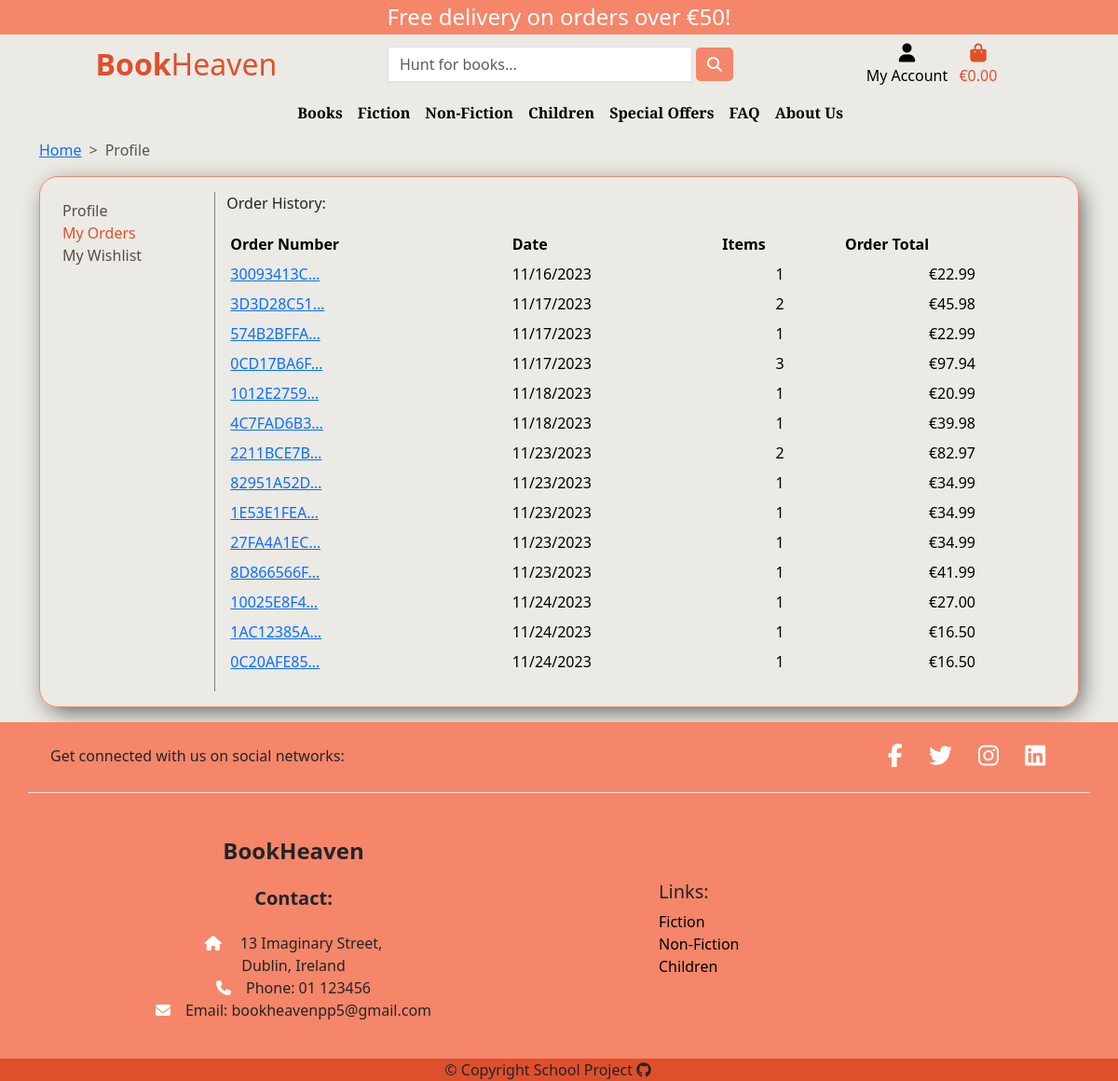
/profiles/profile/bae50a5cec5548c7a8229ebbbe4f918a/orders/ (signed in), run on an earlier commit of the app's database.
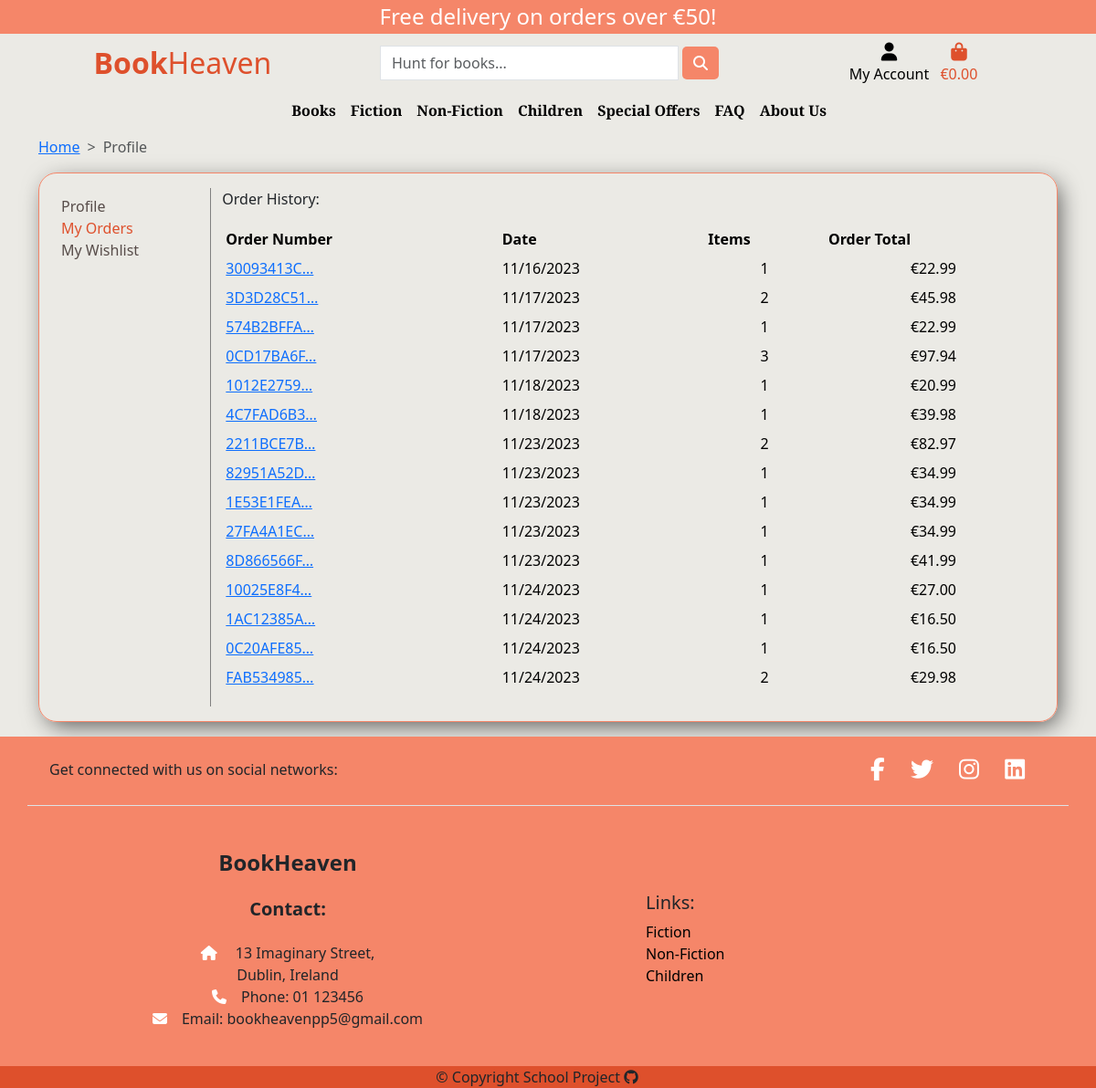
And on a later commit of the database.
### checkout/models.py (models this page shows, shortened)
class Order(models.Model):
    order_number = models.CharField(max_length=32, null=False, editable=False)
    user_profile = models.ForeignKey(
        UserProfile, on_delete=models.SET_NULL, null=True, blank=True, related_name='orders')
    full_name = models.CharField(max_length=50, null=False, blank=False)
    email = models.EmailField(max_length=254, null=False, blank=False)
    phone_number = models.CharField(max_length=20, null=False, blank=False)
    country = CountryField(max_length=40, null=False, blank=False)
    postcode = models.CharField(max_length=20, null=True, blank=True)
    town_or_city = models.CharField(max_length=40, null=False, blank=False)
    street_address1 = models.CharField(max_length=80, null=False, blank=False)
    street_address2 = models.CharField(max_length=80, null=True, blank=True)
    county = models.CharField(max_length=80, null=True, blank=True)
    date = models.DateTimeField(auto_now_add=True)
    delivery_cost = models.DecimalField(
        max_digits=6, decimal_places=2, null=False, default=0)
    discount = models.DecimalField(
        blank=True, null=True, max_digits=6, decimal_places=2)
    order_total = models.DecimalField(
        max_digits=10, decimal_places=2, null=False, default=0)
    grand_total = models.DecimalField(
        max_digits=10, decimal_places=2, null=False, default=0)
    original_cart = models.TextField(null=False, blank=False, default='')
    stripe_pid = models.CharField(
        max_length=254, null=False, blank=False, default='')

### profiles/views.py (the view)
# urls.py: path('profile/<str:pk>/orders/', views.my_orders, name='my-orders'),
@login_required
def my_orders(request, pk):
    profile = get_object_or_404(UserProfile, id=pk)
    orders = profile.orders.all()
    context = {
        'orders': orders,
    }
    return render(request, 'profiles/my_orders.html', context)

### profiles/templates/profiles/my_orders.html (shortened to what this page needs)
{% extends 'base.html' %}
{% load widget_tweaks %}
{% block content %}
<section class="profile mb-3">
    <div class="container">
        <nav style="--bs-breadcrumb-divider: '>';" aria-label="breadcrumb">
            <ol class="breadcrumb">
                <li class="breadcrumb-item"><a href="{% url 'home' %}">Home</a></li>
                <li class="breadcrumb-item active" aria-current="page">Profile</li>
            </ol>
        </nav>
    </div>
    <div class="container">
        <div class="row">
            <div class="col-12">
                <div class="custom-border p-3">
                    <div class="row">
                        {% include 'profiles/partials/sidebar.html' %}
                        <div class="col-12 col-lg-10 mt-4 mt-lg-0 d-flex flex-column justify-content-center">
                            <p>Order History:</p>
                            {% if orders %}
                            <div class="order-history table-responsive">
                                <table class="table table-sm table-borderless">
                                    <thead>
                                        <tr>
                                            <th>Order Number</th>
                                            <th>Date</th>
                                            <th>Items</th>
                                            <th>Order Total</th>
                                        </tr>
                                    </thead>
                                    <tbody>
                                        {% for order in orders %}
                                        <tr>
                                            <td>
                                                <a href="{% url 'order-history' order.id %}" title="{{ order.order_number }}">
                                                    {{ order.order_number|truncatechars:10 }}
                                                </a>
                                            </td>
                                            <td>{{ order.date|date:"SHORT_DATE_FORMAT" }}</td>
                                            <td class="text-center">
                                                {{ order.lineitems.count }}
                                            </td>
                                            <td class="text-center">€{{ order.grand_total }}</td>
                                        </tr>
                                        {% endfor %}
                                    </tbody>
                                </table>
                            </div>
                            {% else %}
                            <div class="d-grid gap-2">
                                <p class="text-center">You have no new orders</p>
                                <a href="{% url 'all-products' %}" class="btn btn-orange d-block mx-auto">Browse Books</a>
                            </div>
                            {% endif %}
                        </div>
                    </div>
                </div>
            </div>
        </div>
    </div>
</section>
{% endblock content %}

### templates/base.html (shortened to what this page needs)
<!DOCTYPE html>
{% load static %}
<html lang="en">
<head>
    <link href="https://cdn.jsdelivr.net/npm/bootstrap@5.3.2/dist/css/bootstrap.min.css" rel="stylesheet"
>
    <link rel="stylesheet" href="{% static 'css/style.css' %}">
</head>
<body>
    {% include 'partials/nav.html' %}
    {% block content %}
    {% endblock %}
    <footer class="text-center text-lg-start" id="footer">
        <div class="container d-flex justify-content-center justify-content-lg-between p-4 border-bottom">
            <div class="me-5 d-none d-lg-block">
                <span>Get connected with us on social networks:</span>
            </div>
            <div id="social-links">
                <a href="https://www.facebook.com/" target="_blank" class="me-4 text-reset text-white" aria-label="Link to Facebook">
                    <i class="fab fa-facebook-f"></i>
                </a>
                <a href="https://twitter.com/" target="_blank" class="me-4 text-reset" aria-label="Link to Twitter">
                    <i class="fab fa-twitter"></i>
                </a>
                <a href="https://www.instagram.com/" target="_blank" class="me-4 text-reset" aria-label="Link to Instagram">
                    <i class="fab fa-instagram"></i>
                </a>
                <a href="https://www.linkedin.com/" target="_blank" class="me-4 text-reset" aria-label="Link to LinkedIn">
                    <i class="fab fa-linkedin"></i>
                </a>
            </div>
        </div>
        <div class="container  mt-5">
            <div class="row mt-3 d-flex align-items-center">
                <div class="col-md-3 col-lg-4 mx-auto mb-4 text-sm-center ">
                    <h4 class="fw-bold mb-4">BookHeaven</h4>
                    <h5 class="fw-bold mb-4">Contact:</h5>
                    <p class="mb-0"><i class="fas fa-home me-3 text-white"></i>
                        13 Imaginary Street,
                        <br>
                        Dublin, Ireland
                    </p>
                    <p class="mb-0"><i class="fas fa-phone me-3 text-white"></i>Phone: 01 123456</p>
                    <p><i class="fas fa-envelope me-3 text-white"></i>Email: bookheavenpp5@gmail.com</p>
                </div>
                <div class="col-md-3 col-lg-4 mx-auto mb-4 text-sm-center text-md-start ">
                    <h5>Links:</h5>
                    <ul class="list-unstyled">
                        <li><a class="text-decoration-none text-black" href="#">Fiction</a></li>
                        <li><a class="text-decoration-none text-black" href="#">Non-Fiction</a></li>
                        <li><a class="text-decoration-none text-black" href="#">Children</a></li>
                    </ul>
                </div>
            </div>
        </div>
        <div class="text-center copyright">
            <p class="mb-0">&copy; Copyright School Project <a href="" target="_blank" class="me-4 text-reset" aria-label="Link to GitHub">
                    <i class="fab fa-github"></i>
                </a></p>
        </div>
    </footer>
</body>
</html>

### templates/partials/nav.html (shortened to what this page needs)
<header class="container-fluid">
    <div id="delivery-banner" class="row text-center">
        <div class="col bg-orange text-white">
            <h4 class="logo-font my-1">Free delivery on orders over €{{ free_delivery_threshold }}!</h4>
        </div>
    </div>
    <div id="topnav" class="row pt-lg-2 d-none d-lg-flex">
        <div class="col-12 col-lg-4 my-auto py-1 py-lg-0 text-center text-lg-left">
            <a href="{% url 'home' %}" class="nav-link">
                <h2 class="logo-font text-orange my-0"><strong>Book</strong>Heaven</h2>
            </a>
        </div>
        <div class="col-12 col-lg-4 my-auto py-1 py-lg-0">
            <form method="GET" action="{% url 'all-products' %}">
                <div class="input-group w-100">
                    <input class="form-control border mx-1 rounded-0" type="text" name="q" placeholder="Hunt for books...">
                    <div class="input-group-append">
                        <button class="form-control btn btn-orange" type="submit">
                            <span class="search-icon text-white">
                                <i class="fas fa-search" aria-hidden="true"></i>
                            </span>
                        </button>
                    </div>
                </div>
            </form>
        </div>
        <div class="col-12 col-lg-4 my-auto py-1 py-lg-0">
            <ul class="list-inline list-unstyled text-center text-lg-right my-0">
                <li class="list-inline-item dropdown">
                    <a class="text-black nav-link" href="#" id="account-options" aria-haspopup="true" aria-expanded="false"
                        data-bs-toggle="dropdown">
                        <div class="text-center">
                            <div><i class="fas fa-user fa-lg" aria-hidden="true"></i></div>
                            <p class="my-0">My Account</p>
                        </div>
                    </a>
                </li>
                <li class="list-inline-item">
                    <a class="text-orange font-weight-bold nav-link" href="{% url 'view-cart' %}">
                        <div class="text-center">
                            <div><i class="fas fa-shopping-bag fa-lg" aria-hidden="true"></i></div>
                            <p class="my-0">
                                {% if grand_total %}
                                €{{ grand_total|floatformat:2 }}
                                {% else %}
                                €0.00
                                {% endif %}
                            </p>
                        </div>
                    </a>
                </li>
            </ul>
        </div>
    </div>
    <div class="row">
        <nav class="navbar navbar-expand-lg navbar-light w-100">
            <ul class="list-inline list-unstyled text-center text-lg-right my-0">
            </ul>
            <div class="navbar-collapse collapse" id="main-nav">
                <ul class="navbar-nav w-auto mx-auto">
                    <li class="nav-item dropdown">
                        <a class="logo-font font-weight-bold nav-link text-black mr-5" href="#" id="all-products-link" aria-haspopup="true"
                            aria-expanded="false" data-bs-toggle="dropdown">Books</a>
                    </li>
                    <li class="nav-item dropdown">
                        <a class="logo-font font-weight-bold nav-link text-black mr-5" href="#" id="fiction-link" aria-haspopup="true"
                            aria-expanded="false" data-bs-toggle="dropdown">Fiction</a>
                    </li>
                    <li class="nav-item dropdown">
                        <a class="logo-font font-weight-bold nav-link text-black mr-5" href="#" id="non-fiction-link" aria-haspopup="true"
                            aria-expanded="false" data-bs-toggle="dropdown">Non-Fiction</a>
                    </li>
                    <li class="nav-item dropdown">
                        <a class="logo-font font-weight-bold nav-link text-black mr-5" href="#" id="children-link" aria-haspopup="true"
                            aria-expanded="false" data-bs-toggle="dropdown">Children</a>
                    </li>
                    <li class="nav-item dropdown">
                        <a class="logo-font font-weight-bold nav-link text-black" href="#" id="specials-link" aria-haspopup="true"
                            aria-expanded="false" data-bs-toggle="dropdown">
                            Special Offers
                        </a>
                    </li>
                    <li class="nav-item">
                        <a class="logo-font font-weight-bold nav-link text-black mr-5" href="{% url 'faq-page' %}">FAQ</a>
                    </li>
                    <li class="nav-item">
                        <a class="logo-font font-weight-bold nav-link text-black mr-5" href="{% url 'about-page' %}">About Us</a>
                    </li>
                </ul>
            </div>
        </nav>
    </div>
</header>

### profiles/templates/profiles/partials/sidebar.html
<div class="col-12 col-lg-2 sidebar">
    <div class="container text-start p-2">
        <div class="row">
            <div class="col-12">
                <a href="{% url 'profile' user.userprofile.id %}"
                    class="btn-sidebar p-0 {% if 'my_profile' in request.path %}active{% endif %}">Profile</a>
            </div>
        </div>
        <div class="row">
            <div class="col-12">
                <a href="{% url 'my-orders' user.userprofile.id %}"
                    class="btn-sidebar p-0 {% if 'orders' in request.path %}active{% endif %}">My Orders</a>
            </div>
        </div>
        <div class="row">
            <div class="col-12">
                <a href="{% url 'my-wishlist' user.userprofile.id %}"
                    class="btn-sidebar p-0 {% if 'wishlist' in request.path %}active{% endif %}">My Wishlist</a>
            </div>
        </div>
    </div>
</div>

### static/css/style.css (style rules this page uses)
:root { --orange: #f58669; --dark-orange: #de502c; --offwhite: #ebe8e0; --offwhite2: #efefed; --dark-gray: #574c49; --white: #ffff; --brown: #63453d; }
body { min-height: 100vh; display: flex; flex-direction: column; background-color: #ebeae5; }
.navbar-nav .nav-link { font-weight: 600; font-family: 'Libre Baskerville', serif; }
.btn-orange { background-color: var(--orange); color: var(--white); }
.bg-orange { background-color: var(--orange); }
.custom-border { border: var(--orange) 1px solid; border-radius: 20px; box-shadow: 5px 7px 26px -4px rgba(0, 0, 0, 0.66); -webkit-box-shadow: 5px 7px 26px -4px rgba(0, 0, 0, 0.66); -moz-box-shadow: 5px 7px 26px -4px rgba(0, 0, 0, 0.66); }
.text-orange { color: var(--dark-orange); }
.table > :not(caption) > * > * { background-color: transparent; border-bottom-color: var(--dark-gray); }
.order-history { max-height: 529px; overflow-y: auto; }
.btn-sidebar { color: var(--dark-gray); text-decoration: none; }
.btn-sidebar.active { color: var(--dark-orange); font-weight: 500; }
.sidebar { border-right: 1px solid gray; }
#footer { background-color: var(--orange); margin-top: auto; }
#social-links a { text-decoration: none; }
#social-links a i { color: var(--white); font-size: 25px; }
.copyright { background-color: var(--dark-orange); }

What changed in the data, as far as the page shows it:
added Order: order_number "FAB534985…", date "11/24/2023", lineitems.count "2", grand_total "29.98"
